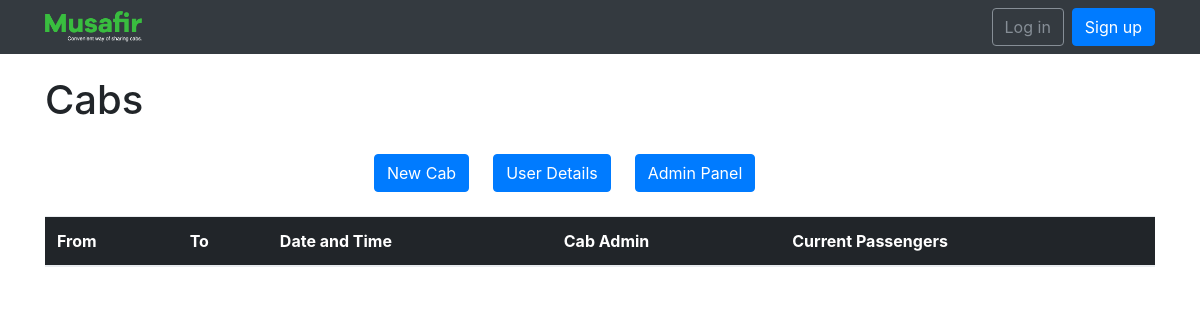
The app's page /, older data.
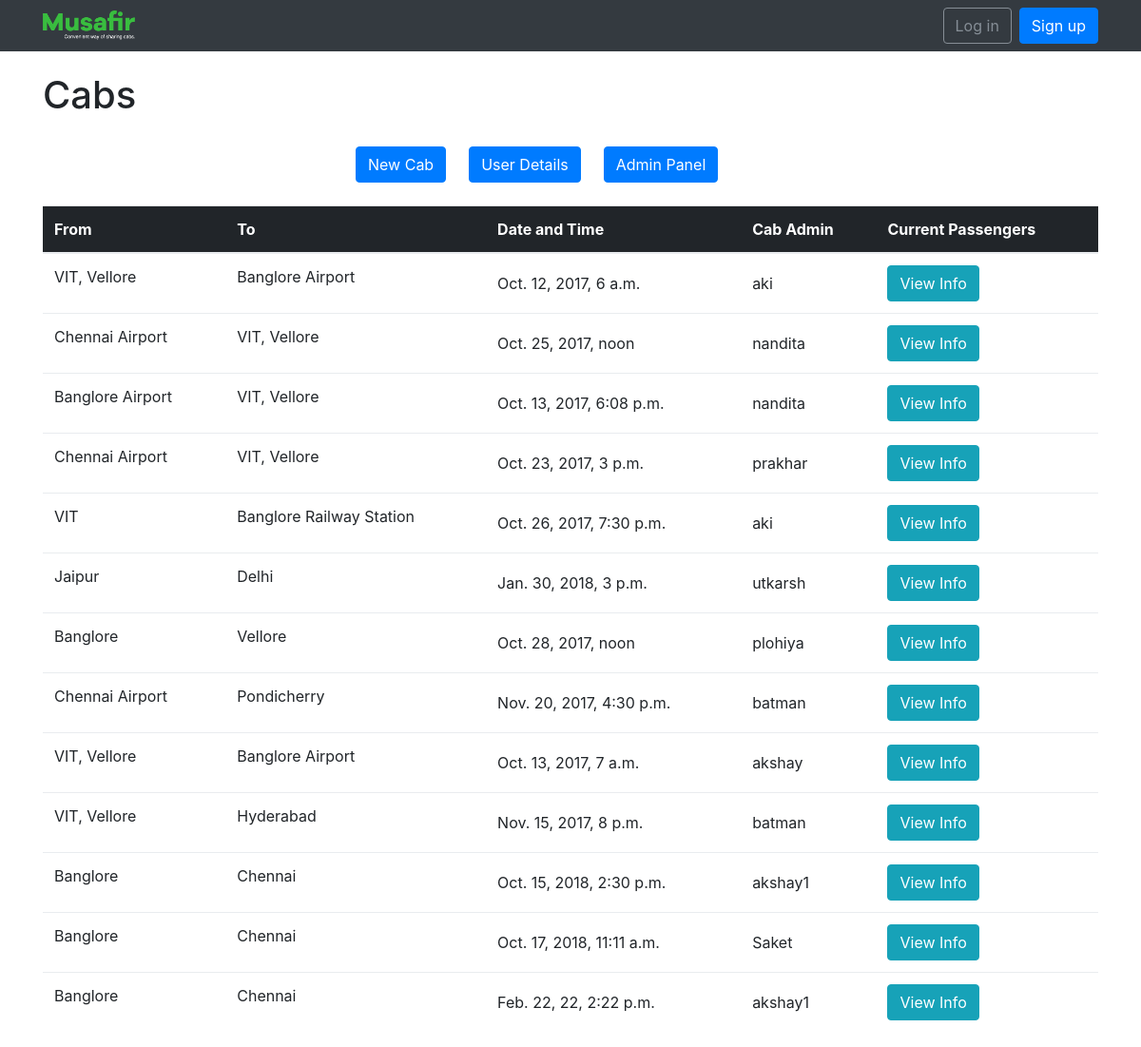
The same page, newer data.
### cabshare/models.py (models this page shows)
class Cab(models.Model):
    source = models.CharField(max_length=20)
    destination = models.CharField(max_length=20)
    dep_date_time = models.DateTimeField()
    size = models.IntegerField()
    cab_admin = models.ForeignKey(User,on_delete = models.CASCADE,related_name='cab_admin')
    created_at = models.DateTimeField(auto_now_add=True)

### cabshare/views.py (the view)
# urls.py: url(r'^$', views.view_cabs, name='home'),
def view_cabs(request):
    cabs = Cab.objects.all()
    return render(request, 'view_cabs.html', {'cabs': cabs})

### templates/view_cabs.html
{% extends 'base.html' %}
{% block content %}
    <div class = "container">
        <br>
        <h1>Cabs</h1>
        <br>
        <div class="row mx-auto" style="width: 500px;">
        {% if user.is_authenticated %}
        <div class="ml-4 mb-4">
                <a href="{% url 'new_cab' username=user.username %}" class="btn btn-primary">New Cab</a>
        </div>
        <div class="ml-4 mb-4">
                <a href="{% url 'user_details' username=user.username %}" class="btn btn-primary">User Details</a>
        </div>
        <div class="ml-4 mb-4">
                <a href="{% url 'cab_admin_panel' username=user.username %}" class="btn btn-primary">Admin Panel</a>
        </div>
        {% else %}
        <div class="ml-4 mb-4">
                <a href="{% url 'login' %}" class="btn btn-primary">New Cab</a>
        </div>
        <div class="ml-4 mb-4">
                <a href="{% url 'login'%}" class="btn btn-primary">User Details</a>
        </div>
        <div class="ml-4 mb-4">
                <a href="{% url 'login'%}" class="btn btn-primary">Admin Panel</a>
        </div>
        {% endif %}
    </div>
            <table class="table">
                <thead class="thead-inverse">
                <tr>
                    <th>From</th>
                    <th>To</th>
                    <th>Date and Time</th>
                    <th>Cab Admin</th>
                    <th>Current Passengers</th>
                </tr>
                </thead>
                <tbody>
                {% for cabs in cabs %}
                    <tr>
                    <td> {{ cabs.source }} </td>
                    <td> {{ cabs.destination }} </td>
                    <td class="align-middle"> {{ cabs.dep_date_time }} </td>
                    <td class="align-middle">
                        {{ cabs.cab_admin}} </td>
                    <td class="align-middle"> <a href="{% url 'cab_info' cabs.pk %}"><button class="btn btn-info">View Info</button></a></td>
                    </tr>
                {% endfor %}
                </tbody>
            </table>
        </div>
{% endblock %}

### templates/base.html (shortened to what this page needs)
{% load static %}
<!DOCTYPE html>
<html>
<head>
    <link rel="stylesheet" href="{% static 'css/bootstrap.min.css' %}"> {% block stylesheet %}{% endblock %}
</head>
<body>
    <nav class="navbar navbar-expand-lg navbar-dark bg-dark">
        <div class="container">
            <a class="navbar-left" href="{% url 'view_cabs' %}"><img style="height: 32px;" src="{% static 'img\logo_Musafir.png' %}"></a>
            <div class="" id="mainMenu">
                {% if user.is_authenticated %}
                <form class="form-inline ml-auto">
                    <a href="{% url 'logout' %}" class="btn btn-outline-secondary">Log out</a>
                    <a href="#" class="btn btn-primary ml-2">{{ user.username }}</a>
                </form>
                {% else %}
                <form class="form-inline ml-auto">
                    <a href="{% url 'login' %}" class="btn btn-outline-secondary">Log in</a>
                    <a href="{% url 'signup' %}" class="btn btn-primary ml-2">Sign up</a>
                </form>
                {% endif %}
            </div>
        </div>
    </nav>
    {% block content %} {% endblock %}
</body>
</html>

Row changes from the older to the newer data that the page shows:
added Cab: source "VIT, Vellore", destination "Banglore Airport", dep_date_time "Oct. 12, 2017, 6 a.m.", cab_admin "aki"
added Cab: source "Chennai Airport", destination "VIT, Vellore", dep_date_time "Oct. 25, 2017, noon", cab_admin "nandita"
added Cab: source "Banglore Airport", destination "VIT, Vellore", dep_date_time "Oct. 13, 2017, 6:08 p.m.", cab_admin "nandita"
added Cab: source "Chennai Airport", destination "VIT, Vellore", dep_date_time "Oct. 23, 2017, 3 p.m.", cab_admin "prakhar"
added Cab: source "VIT", destination "Banglore Railway Station", dep_date_time "Oct. 26, 2017, 7:30 p.m.", cab_admin "aki"
added Cab: source "Jaipur", destination "Delhi", dep_date_time "Jan. 30, 2018, 3 p.m.", cab_admin "utkarsh"
added Cab: source "Banglore", destination "Vellore", dep_date_time "Oct. 28, 2017, noon", cab_admin "plohiya"
added Cab: source "Chennai Airport", destination "Pondicherry", dep_date_time "Nov. 20, 2017, 4:30 p.m.", cab_admin "batman"
added Cab: source "VIT, Vellore", destination "Banglore Airport", dep_date_time "Oct. 13, 2017, 7 a.m.", cab_admin "akshay"
added Cab: source "VIT, Vellore", destination "Hyderabad", dep_date_time "Nov. 15, 2017, 8 p.m.", cab_admin "batman"
added Cab: source "Banglore", destination "Chennai", dep_date_time "Oct. 15, 2018, 2:30 p.m.", cab_admin "akshay1"
added Cab: source "Banglore", destination "Chennai", dep_date_time "Oct. 17, 2018, 11:11 a.m.", cab_admin "Saket"
added Cab: source "Banglore", destination "Chennai", dep_date_time "Feb. 22, 22, 2:22 p.m.", cab_admin "akshay1"
